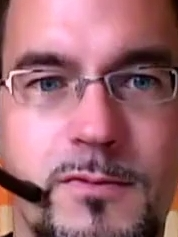
#> input picture dashboard/backend/RGB_/0.jpg, 178 x 237 px
$ python process.py
#> lines starting #> are read from the running program, lines starting #| are printed output that depends on the picture
#> further down, img is the input picture: shape (237, 178, 3); mean B, G, R 114.6, 105.8, 161.3
import cv2
import os

# -------------------------- 核心增强函数 --------------------------
def rgb_histogram_equalization(img):
    """生成(a) RGB空间全局直方图均衡化"""
    b, g, r = cv2.split(img)
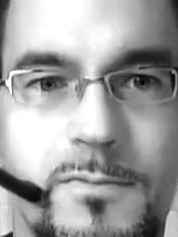
#> r: shape (237, 178); min 0, max 255, mean 161.3
    b_eq = cv2.equalizeHist(b)
    g_eq = cv2.equalizeHist(g)
    r_eq = cv2.equalizeHist(r)
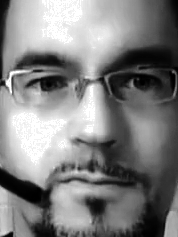
#> r_eq: shape (237, 178); min 0, max 255, mean 128.4
    return cv2.merge((b_eq, g_eq, r_eq))

def rgb_adaptive_histogram_equalization(img, clip_limit=2.0, tile_size=(8, 8)):
    """生成(b) RGB空间自适应直方图均衡化(CLAHE)"""
#> called with clip_limit = 2, tile_size = (8, 8)
    clahe = cv2.createCLAHE(clipLimit=clip_limit, tileGridSize=tile_size)
    b, g, r = cv2.split(img)
    return cv2.merge((clahe.apply(b), clahe.apply(g), clahe.apply(r)))

def yuv_histogram_equalization(img):
    """生成(c) YUV空间全局直方图均衡化（仅增强亮度，保留肤色）"""
    yuv = cv2.cvtColor(img, cv2.COLOR_BGR2YUV)
#> yuv: shape (237, 178, 3); mean of channels 0, 1, 2 123.4, 123.7, 161.2
    y, u, v = cv2.split(yuv)
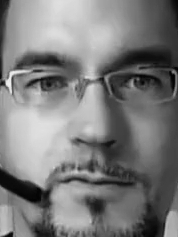
#> y: shape (237, 178); min 3, max 241, mean 123.4
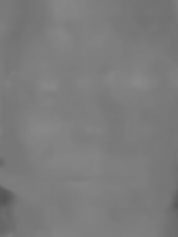
#> u: shape (237, 178); min 84, max 137, mean 123.7
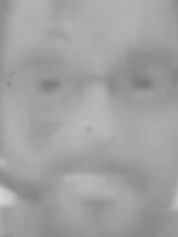
#> v: shape (237, 178); min 119, max 210, mean 161.2
    y_eq = cv2.equalizeHist(y)
    return cv2.cvtColor(cv2.merge((y_eq, u, v)), cv2.COLOR_YUV2BGR)

def yuv_adaptive_histogram_equalization(img, clip_limit=2.0, tile_size=(8, 8)):
    """生成(d) YUV空间自适应直方图均衡化（抑郁症/微表情检测首选）"""
#> called with clip_limit = 2, tile_size = (8, 8)
    clahe = cv2.createCLAHE(clipLimit=clip_limit, tileGridSize=tile_size)
    yuv = cv2.cvtColor(img, cv2.COLOR_BGR2YUV)
    y, u, v = cv2.split(yuv)
    y_clahe = clahe.apply(y)
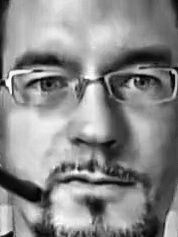
#> y_clahe: shape (237, 178); min 2, max 254, mean 137.6
    return cv2.cvtColor(cv2.merge((y_clahe, u, v)), cv2.COLOR_YUV2BGR)
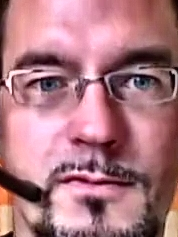
#> returned value: shape (237, 178, 3); mean B, G, R 129.1, 120.1, 174.1

# -------------------------- 单张图片处理 --------------------------
if __name__ == "__main__":
    # 👇 只需要修改这里的输入图片路径
    INPUT_IMAGE_PATH = "0.jpg"  # 替换成你的裁剪后人脸图片路径
    OUTPUT_DIR = "enhanced_single"     # 输出结果文件夹

    # 创建输出文件夹
    os.makedirs(OUTPUT_DIR, exist_ok=True)

    # 读取图片
    img = cv2.imread(INPUT_IMAGE_PATH)
    if img is None:
        print(f"错误：无法读取图片 {INPUT_IMAGE_PATH}")
        exit(1)

    # 获取文件名（不含扩展名）
    filename = os.path.splitext(os.path.basename(INPUT_IMAGE_PATH))[0]

    # 生成4种增强效果
    img_a = rgb_histogram_equalization(img)
    img_b = rgb_adaptive_histogram_equalization(img)
    img_c = yuv_histogram_equalization(img)
    img_d = yuv_adaptive_histogram_equalization(img)

    # 保存结果
    cv2.imwrite(os.path.join(OUTPUT_DIR, f"{filename}_a_RGB_HE.jpg"), img_a)
    cv2.imwrite(os.path.join(OUTPUT_DIR, f"{filename}_b_RGB_AHE.jpg"), img_b)
    cv2.imwrite(os.path.join(OUTPUT_DIR, f"{filename}_c_YUV_HE.jpg"), img_c)
    cv2.imwrite(os.path.join(OUTPUT_DIR, f"{filename}_d_YUV_AHE.jpg"), img_d)

    print(f"处理完成！4张增强图片已保存到：{os.path.abspath(OUTPUT_DIR)}")
    print(f"对应关系：")
    print(f"  {filename}_a_RGB_HE.jpg → 图(a)")
    print(f"  {filename}_b_RGB_AHE.jpg → 图(b)")
    print(f"  {filename}_c_YUV_HE.jpg → 图(c)")
    print(f"  {filename}_d_YUV_AHE.jpg → 图(d)")
